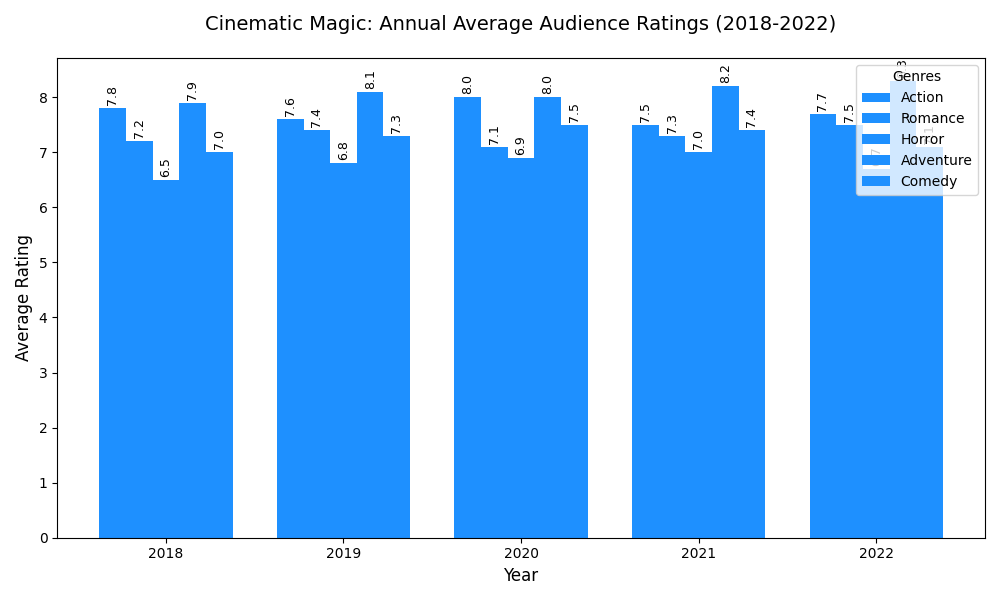

This chart was generated by the following Python code:
import matplotlib.pyplot as plt
import numpy as np

years = ["2018", "2019", "2020", "2021", "2022"]
genres = ["Action", "Romance", "Horror", "Adventure", "Comedy"]

ratings_data = np.array([
    [7.8, 7.6, 8.0, 7.5, 7.7],  
    [7.2, 7.4, 7.1, 7.3, 7.5],  
    [6.5, 6.8, 6.9, 7.0, 6.7],  
    [7.9, 8.1, 8.0, 8.2, 8.3],  
    [7.0, 7.3, 7.5, 7.4, 7.1]   
])

fig, ax = plt.subplots(figsize=(10, 6))
bar_width = 0.15
x_pos = np.arange(len(years))

# Use a single color for all genres
single_color = '#1E90FF'

for i, genre in enumerate(genres):
    ax.bar(x_pos + i * bar_width, ratings_data[i], width=bar_width, color=single_color, label=genre)

plt.tight_layout()
plt.title('Cinematic Magic: Annual Average Audience Ratings (2018-2022)', fontsize=14, pad=20)
plt.xlabel('Year', fontsize=12)
plt.ylabel('Average Rating', fontsize=12)
plt.xticks(x_pos + bar_width * (len(genres) / 2 - 0.5), years)
plt.legend(title="Genres", fontsize=10)

for i, genre in enumerate(genres):
    for j in range(len(years)):
        ax.text(x_pos[j] + i * bar_width, ratings_data[i][j] + 0.05, f'{ratings_data[i][j]:.1f}', 
                ha='center', va='bottom', fontsize=9, color='black', rotation=90)

fig.tight_layout()
plt.show()
